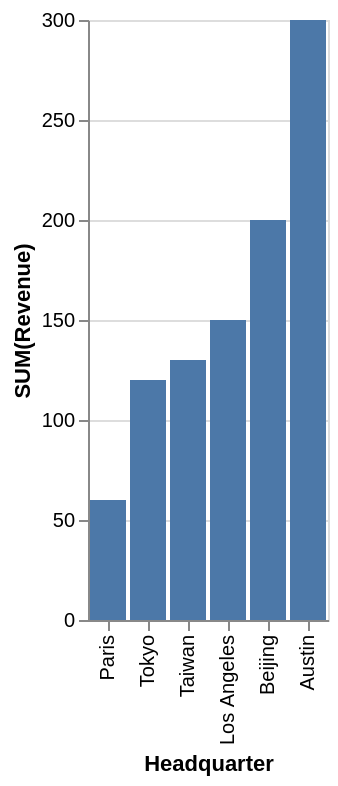

Write the Vega-Lite specification saved for this chart.
### Vega-Lite specification from a JSON file in a GitHub repository (floating-point values rounded to 4 significant figures)
{"data": {"values": [{"x_data": "Paris", "y_data": 60}, {"x_data": "Tokyo", "y_data": 120}, {"x_data": "Taiwan", "y_data": 130}, {"x_data": "Los Angeles", "y_data": 150}, {"x_data": "Beijing", "y_data": 200}, {"x_data": "Austin", "y_data": 300}]}, "mark": "bar", "encoding": {"x": {"field": "x_data", "type": "nominal", "title": "Headquarter", "sort": {"op": "sum", "field": "y_data", "order": "ascending"}}, "y": {"field": "y_data", "type": "quantitative", "title": "SUM(Revenue)"}}}
